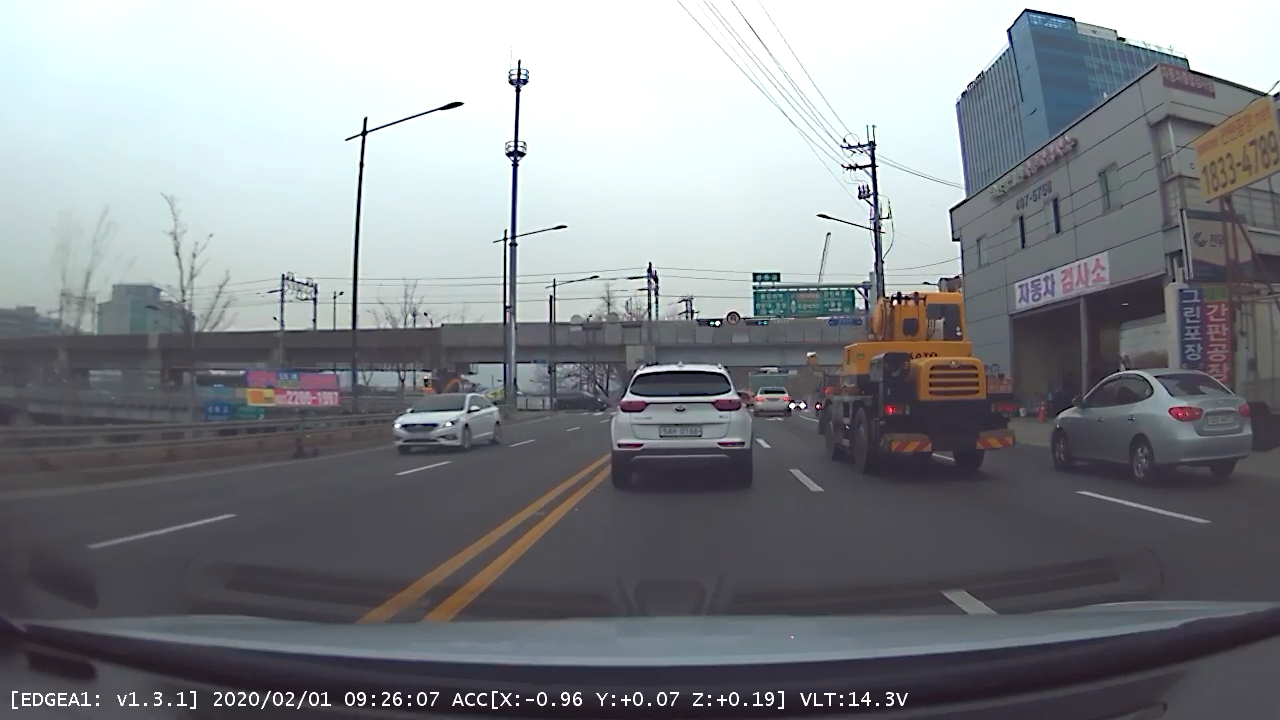
#> input picture Data/blackbox_images/image_01.png, 1280 x 720 px
$ python 04_Image_Pixel.py
#> lines starting #> are read from the running program, lines starting #| are printed output that depends on the picture; after the words box and inside, x2 and y2 are one past the last pixel; in counts of white or black regions, pixels touching at a corner belong together
### OpenCV/Utils/utils.py
import os
from .wrapper import *


class PathClass():
    def __init__(self):
        path, _ = os.path.split(os.path.abspath(__file__))
        self.data_root = os.path.join(path, "..", "..", "Data")
        self.data_name_list = os.listdir(self.data_root)
        # ['blackbox_images', 'blackbox_videos', 'lanedetection_videos', 'lanedetection_images', 'trafficlight_images', 'trafficlight_videos']


    def get_data(self, get_data_string):
#> called with get_data_string = 'blackbox_images'
        data_root = os.path.join(self.data_root, get_data_string)
        init_list = os.listdir(data_root)
        data_list = []
        for data_name in init_list:
            data_list.append(os.path.join(data_root, data_name))
        return data_list


    def __call__(self, get_data_string):
        if get_data_string in self.data_name_list:
            return self.get_data(get_data_string)
        else:
            print("Wrong data name")
            exit()


def get_single_data(get_data_string, index=0):
    pathClass = PathClass()
    data_list = pathClass(get_data_string)
    return data_list[index]


# [4 lines left out: function get_multiple_datas, not called in this run]


def get_single_image(get_data_string = 'blackbox_images', index=0):
    return get_single_data(get_data_string, index)


def get_single_video(get_data_string = 'blackbox_videos', index=0):
    return get_single_data(get_data_string, index)


def get_multiple_images(get_data_string = 'blackbox_images'):
    return get_multiple_datas(get_data_string)


def get_multiple_videos(get_data_string = 'blackbox_videos'):
    return get_multiple_datas(get_data_string)


# [7 lines left out: function processingSingleImage, not called in this run]


def processingSingleVideo(videoPath, outputPath = "output.avi"):
    videoProcessing(videoPath, outputPath)
    return


# [4 lines left out: function processingMultipleImages, not called in this run]


def processingMultipleVideos(videoList):
    for index, videoPath in enumerate(videoList):
        processingSingleVideo(videoPath, "output_{}.avi".format(index))

### OpenCV/Utils/wrapper.py
import cv2
import numpy as np


# [27 lines left out: functions imageProcessing, checkValidImage, not called in this run]


def imageRead(openpath, flag=cv2.IMREAD_COLOR):
#> called with flag = 1
    image = cv2.imread(openpath, flag)
#> image is the input picture: shape (720, 1280, 3); mean B, G, R 137.5, 133.3, 129.8
    if image is not None:
        print("Image Opened")
        return image
    else:
        print("Image Not Opened")
        print("Program Abort")
        exit()


def imageShow(imagename, image, flag=cv2.WINDOW_NORMAL):
    cv2.namedWindow(imagename, flag)
    cv2.imshow(imagename, image)
    cv2.waitKey()
    return


def imageWrite(imagename, image):
    return cv2.imwrite(imagename, image)


def imageCopy(src_image):
    return np.copy(src_image)


# [49 lines left out: functions videoProcessing, imageParameters, not called in this run]


def getPixel(image, x, y, c=None):
    return image[y, x, c]


def setPixel(image, x, y, value, c=None):
    image[y, x, c] = value
    return image


def cutRectROI(image, x1, y1, x2, y2):
    return image[y1:y2, x1:x2]


# [26 lines left out: functions pasteRectROI, makeBlackImage, fillPolyROI, not called in this run]


def polyROI(image, points):
    mask = fillPolyROI(image, points)
    return cv2.bitwise_and(image, mask)


def convertColor(image, flag=cv2.COLOR_BGR2GRAY):
    return cv2.cvtColor(image, flag)


def splitImage(image):
    return cv2.split(image)


def mergeImage(channel1, channel2, channel3):
    return cv2.merge((channel1, channel2, channel3))


def rangeColor(image, lower, upper):
    result = imageCopy(image)
    return cv2.inRange(result, lower, upper)


# [4 lines left out: function splitColor, not called in this run]


def drawLine(image, point1, point2, color=(255, 0, 0), thickness=3, lineType=cv2.LINE_AA):
    result = imageCopy(image)
    return cv2.line(result, point1, point2, color, thickness, lineType)


def drawRect(image, point1, point2, color=(255, 0, 0), thickness=3, lineType=cv2.LINE_AA):
    result = imageCopy(image)
    return cv2.rectangle(result, point1, point2, color, thickness, lineType)


def drawCircle(image, center, radius, color=(255, 0, 0), thickness=3, lineType=cv2.LINE_AA):
    result = imageCopy(image)
    return cv2.circle(result, center, radius, color, thickness, lineType)


def drawEllipse(image, center, axis, angle, startAngle, endAngle, color=(255, 0, 0), thickness=3, lineType=cv2.LINE_AA):
    result = imageCopy(image)
    return cv2.ellipse(result, center, axis, angle, startAngle, endAngle, color, thickness, lineType)


# [4 lines left out: function drawPolygon, not called in this run]


def drawText(image, text, point=(10, 10), font=cv2.FONT_HERSHEY_PLAIN, fontScale=2.0, color=(255,255,255), thickness=3, lineType=cv2.LINE_AA):
    result = imageCopy(image)
    return cv2.putText(result, text, point, font, fontScale, color, thickness, lineType)


def addImage(image1, image2):
    return cv2.add(image1, image2)


# [5 lines left out: function addWeightedImage, not called in this run]


def imageThreshold(image, thresh=128, maxval=255, type=cv2.THRESH_BINARY):
    _, res = cv2.threshold(image, thresh=thresh, maxval=maxval, type=type)
    return res


def imageBlur(image, ksize):
    size = ((ksize+1) * 2 - 1, (ksize+1) * 2 - 1)
    return cv2.blur(image, size)


def imageGaussianBlur(image, ksize, sigmaX, sigmaY):
    size = ((ksize+1) * 2 - 1, (ksize+1) * 2 - 1)
    return cv2.GaussianBlur(image, ksize=size, sigmaX=sigmaX, sigmaY=sigmaY)


def imageMedianBlur(image, size):
    ksize = (size+1) * 2 - 1
    return cv2.medianBlur(image, ksize)


def imageBilateralFilter(image, size, sigmaColor, sigmaSpace):
    d = (size+1) * 2 - 1
    return cv2.bilateralFilter(image, d, sigmaColor=sigmaColor, sigmaSpace=sigmaSpace)


def imageFiltering(image, kernel, ddepth=-1):
    return cv2.filter2D(image, ddepth, kernel)


# [22 lines left out: functions imageEdgePrewitt, imageEdgeSobel, imageEdgeScharr, not called in this run]


def imageEdgeLaplacianCV(image):
    return cv2.Laplacian(image, -1)


# [14 lines left out: functions imageEdgeLaplacianFilter2D, imageEdgeLoG, not called in this run]


def cannyEdge(image, threshold1=100, threshold2=200):
    return cv2.Canny(image, threshold1, threshold2)


# [30 lines left out: functions computeHist, histogramEqualize, not called in this run]


def imageDilation(image, kernel, iterations):
    return cv2.dilate(image, kernel=kernel, iterations=iterations)


def imageErosion(image, kernel, iterations):
    return cv2.erode(image, kernel=kernel, iterations=iterations)


# [17 lines left out: functions imageMorphologicalGradient, imageOpening, imageClosing, not called in this run]


def imageMorphologyKernel(flag=cv2.MORPH_RECT, size=5):
    return cv2.getStructuringElement(flag, (size, size))


def imageMorphologyEx(image, op, kernel, iterations=1):
    return cv2.morphologyEx(image, op=op, kernel=kernel, iterations=iterations)


# [40 lines left out: functions imageResize, imageTranslation, imageRotation, imageAffineTransformation, imagePerspectiveTransformation, not called in this run]


def houghLines(image, rho=1, theta=np.pi/180, threshold=100):
    return cv2.HoughLines(image, rho, theta, threshold)


# [16 lines left out: function drawHoughLines, not called in this run]


def houghLinesP(image, rho=1.0, theta=np.pi/180, threshold=100, minLineLength=10, maxLineGap=100):
    return cv2.HoughLinesP(image, rho, theta, threshold, minLineLength=minLineLength, maxLineGap=maxLineGap)


# [8 lines left out: function drawHoughLinesP, not called in this run]


def houghCircles(image, method=cv2.HOUGH_GRADIENT, dp = 1, minDist = 10, canny = 50, threshold = 30, minRadius = 0, maxRadius = 0):
    circles = cv2.HoughCircles(image, method, dp, minDist, param1=canny, param2=threshold, minRadius=minRadius, maxRadius=maxRadius)
    return circles


# [59 lines left out: functions drawHoughCircles, splitTwoSideLines, splitOneSideLines, medianPoint, not called in this run]


def interpolate(x1, y1, x2, y2, y):
    return int(float(y - y1) * float(x2-x1) / float(y2-y1) + x1)


# [34 lines left out: functions lineFittingOneSide, lineFitting, not called in this run]

### OpenCV/04_Image_Pixel.py
from Utils.wrapper import *
from Utils.utils import *


'''
def getPixel(image, x, y, c=None):
    return image[y, x, c]
def setPixel(image, x, y, value, c=None):
    image[y, x, c] = value
    return image
'''


data = get_single_image()
image = imageRead(data)
imageShow("Opened Image", image)

x = 100
y = 200

pxvalue = getPixel(image, x, y)
#> pxvalue = [[225, 225, 206]]
print("Pixel value in {}, {}: {}".format(x, y, pxvalue))
#| Pixel value in 100, 200: [[225 225 206]]

pxvalue_b = getPixel(image, x, y, 0)
#> pxvalue_b = 225
pxvalue_g = getPixel(image, x, y, 1)
#> pxvalue_g = 225
pxvalue_r = getPixel(image, x, y, 2)
#> pxvalue_r = 206
print("Pixel value in {}, {}: b={}, g={}, r={}".format(x, y, pxvalue_b, pxvalue_g, pxvalue_r))
#| Pixel value in 100, 200: b=225, g=225, r=206

for i in range(x, x+100):
    for j in range(y, y+200):
        image = setPixel(image, i, j, [(i-100)*1.2, 0, 0])
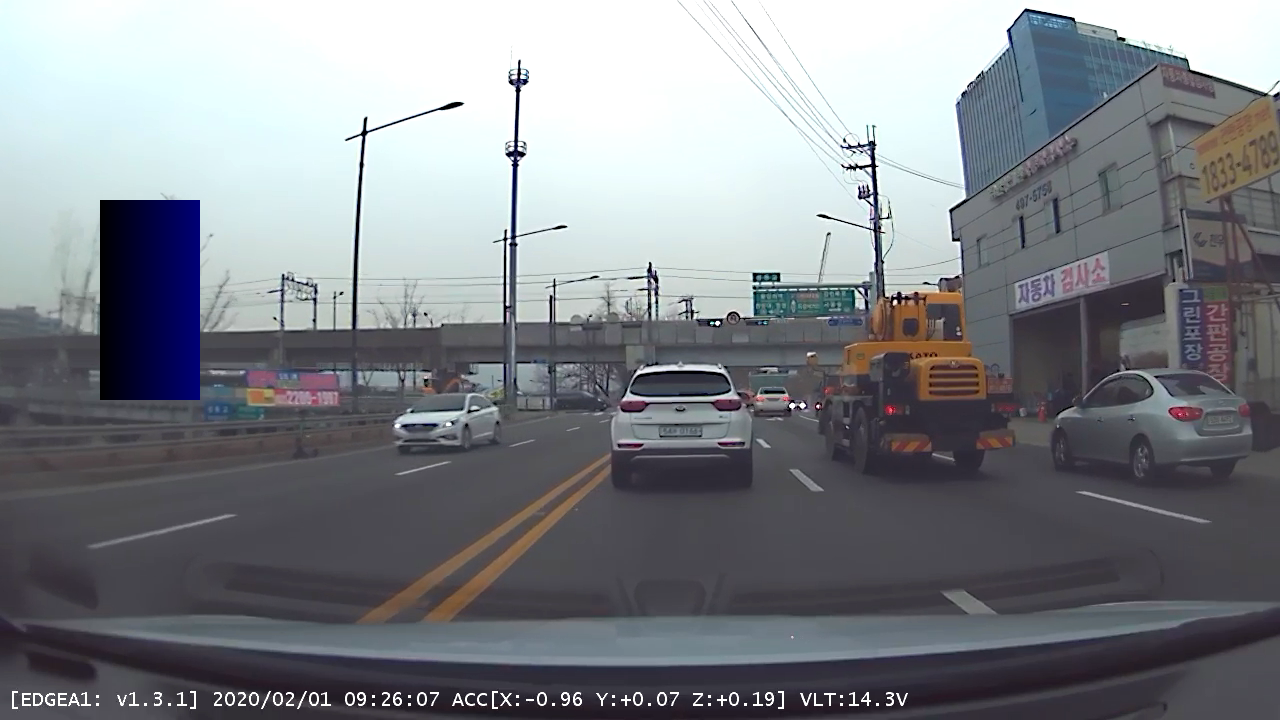
#> image: shape (720, 1280, 3); 2.17% of pixels changed, all inside (x1, y1, x2, y2) = (100, 200, 200, 400)
imageShow("image", image)

for i in range(x, x+100):
    for j in range(y, y+200):
        image = setPixel(image, i, j, [0, (i-100)*1.2, 0])
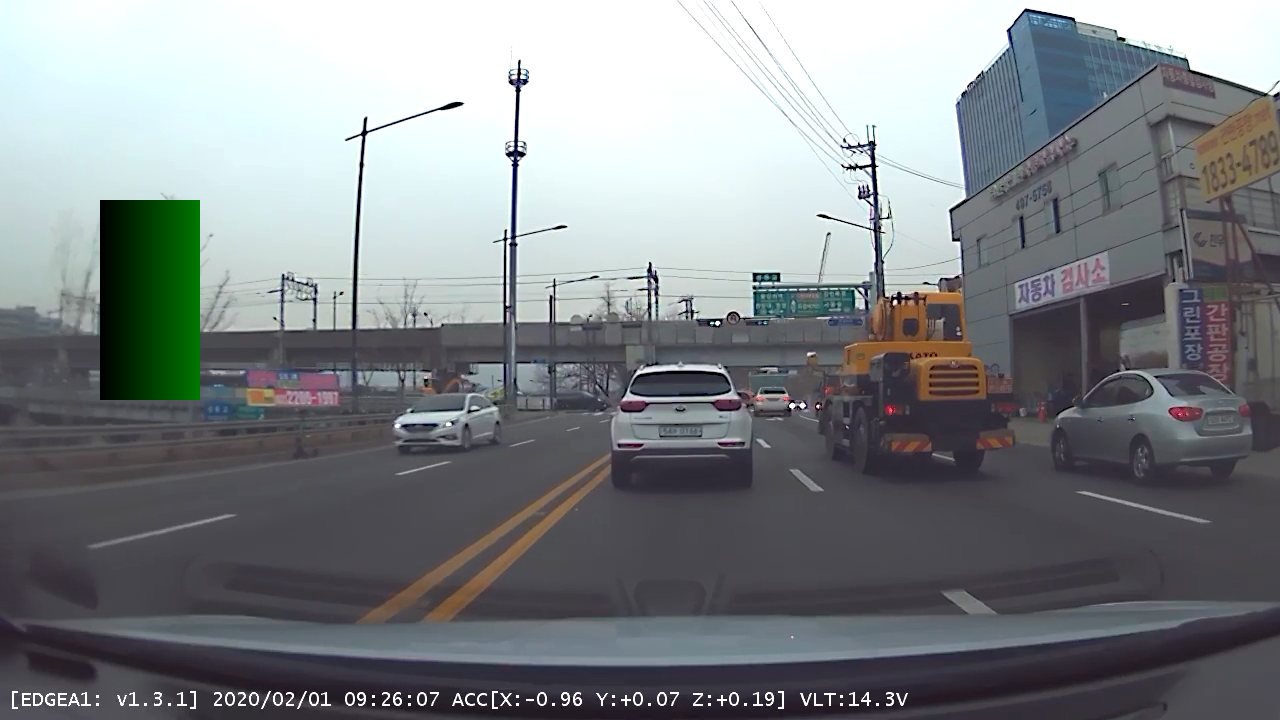
#> image: shape (720, 1280, 3); 2.15% of pixels changed, all inside (x1, y1, x2, y2) = (101, 200, 200, 400)
imageShow("image", image)

for i in range(0, image.shape[1]):
    image = setPixel(image, i, y, 0, 0)
    image = setPixel(image, i, y, 255, 1)
    image = setPixel(image, i, y, 0, 2)
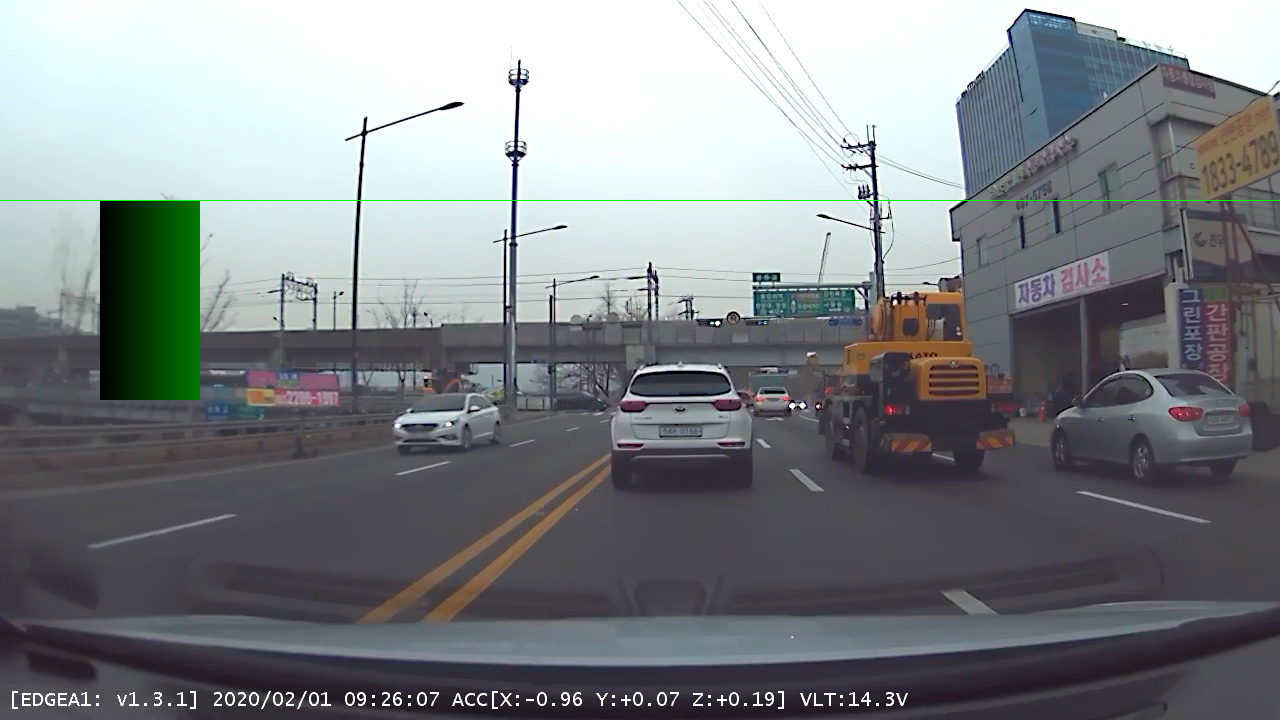
#> image: shape (720, 1280, 3); mean B, G, R 134, 131.6, 126.7
imageShow("image", image)

for j in range(0, image.shape[0]):
    image = setPixel(image, x, j, [255, 0, 0])
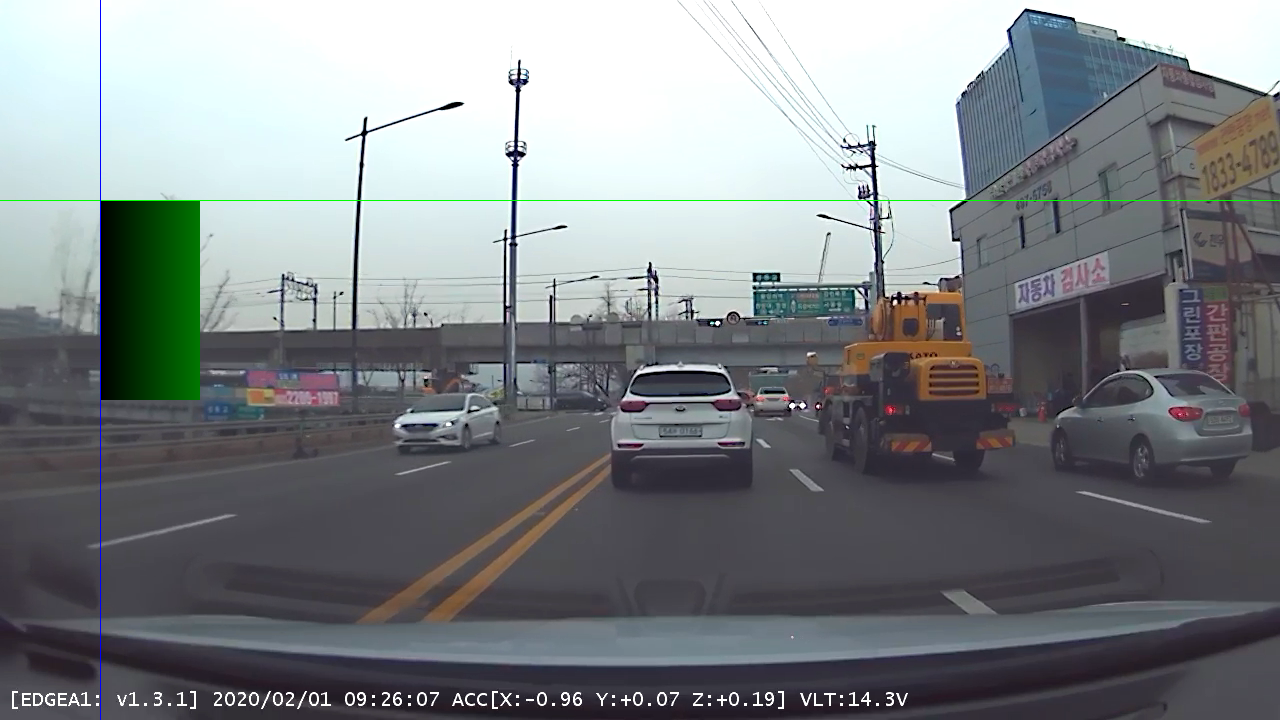
#> image: shape (720, 1280, 3); mean B, G, R 134.2, 131.5, 126.6
imageShow("image", image)

pxvalue = getPixel(image, x, y)
#> pxvalue = [[255, 0, 0]]
print("Pixel value in {}, {}: {}".format(x, y, pxvalue))
#| Pixel value in 100, 200: [[255   0   0]]

pxvalue_b = getPixel(image, x, y, 0)
#> pxvalue_b = 255
pxvalue_g = getPixel(image, x, y, 1)
#> pxvalue_g = 0
pxvalue_r = getPixel(image, x, y, 2)
#> pxvalue_r = 0
print("Pixel value in {}, {}: b={}, g={}, r={}".format(x, y, pxvalue_b, pxvalue_g, pxvalue_r))
#| Pixel value in 100, 200: b=255, g=0, r=0

cv2.destroyAllWindows()
